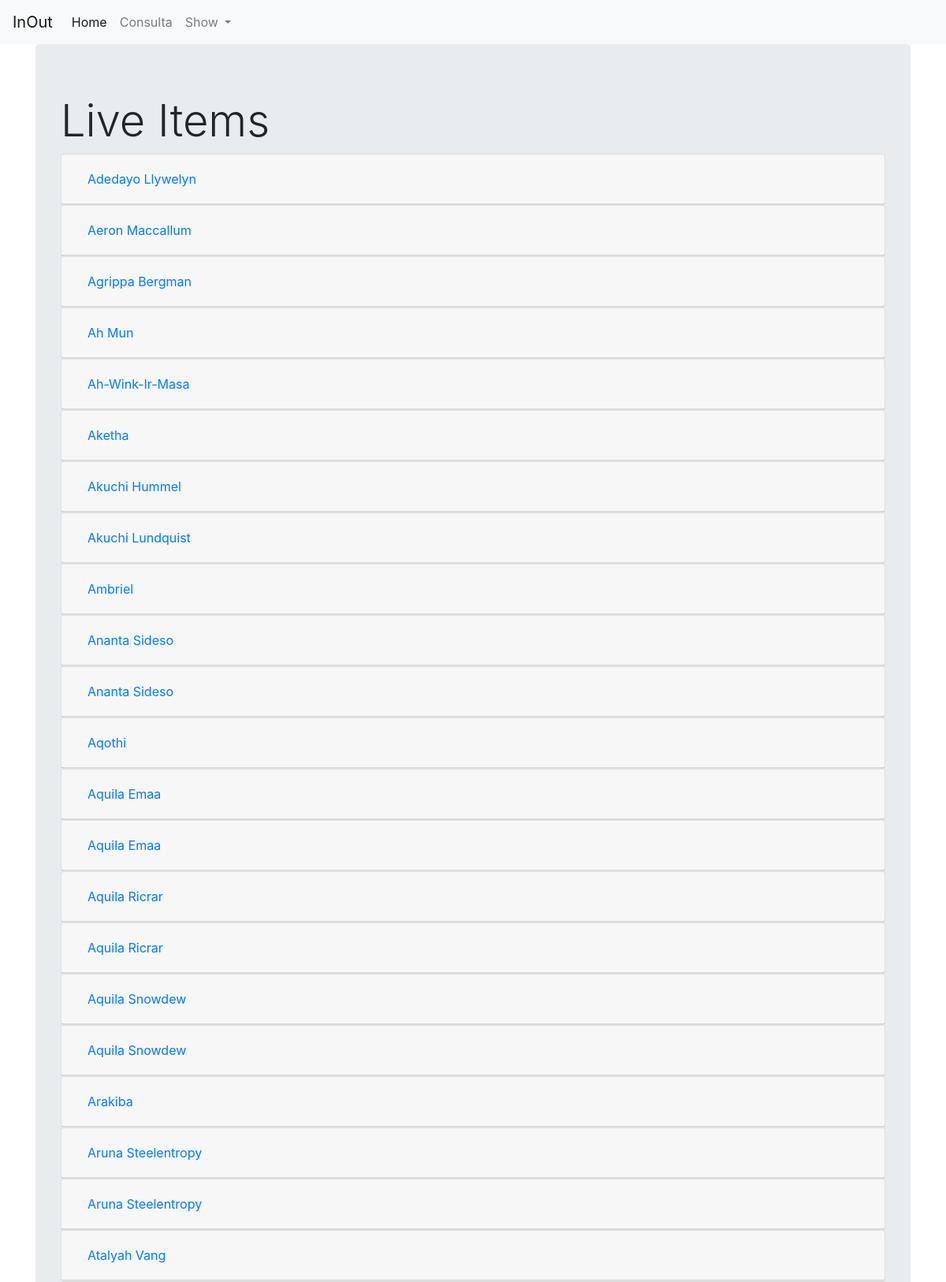
/app/show-live/ (upper part), run on the app's committed database.
### App/models.py (models this page shows, shortened)
class LiveItem(models.Model):
    nombre = models.CharField(max_length=50, blank=True, null=True)
    costo = models.FloatField(blank=True, null=True)
    ganancia = models.FloatField(blank=True, null=True)
    demanda = models.FloatField(blank=True, null=True)
    tiempo_mercado = models.FloatField(blank=True, null=True)
    valor_mercado = models.FloatField(blank=True, null=True)

### App/views.py (the view)
# urls.py: path('show-live/', views.mostrar_live, name='show-live'),
def mostrar_live(request):
    items_live = LiveItem.objects.order_by('nombre')
    cntxt = {
        'itemslive':items_live
    }
    return render(request, 'App/mostrar-live.html', context=cntxt)

### templates/App/mostrar-live.html (shortened to what this page needs)
<!DOCTYPE html>
{% extends "App/base.html" %}
{% block contenido %}
<div class="jumbotron">
  {% if itemslive %}
  <h1 class="display-4">Live Items</h1>
  <div id="accordion1">
    {% for item in itemslive %}
    <div class="card">
      <div class="card-header" id="heading{{ item.pk }}">
        <h4 class="mb-0">
          <button class="btn btn-link" data-toggle="collapse" data-target="#collapse{{ item.pk }}" aria-expanded="true" aria-controls="collapse{{ item.pk }}">
            {{ item.nombre }}
          </button>
        </h4>
      </div>
    </div>
    {% endfor %}
  </div>
  {% else %}
  <h1 class="display-4">No hay contenido por el momento :(</h1>
  {% endif %}
</div>
{% endblock contenido %}

### templates/App/base.html (shortened to what this page needs)
<!DOCTYPE html>
{% load staticfiles %}
<html lang="en">
<head>
  <link rel="stylesheet" href="{% static 'css/bootstrap.min.css' %}">
  <link rel="stylesheet" href="{% static 'css/bootstrap-grid.min.css' %}">
  <link rel="stylesheet" href="{% static 'css/bootstrap-reboot.min.css' %}">
</head>
<body>
  <nav class="navbar navbar-expand-lg navbar-light bg-light">
    <a class="navbar-brand" href="{% url 'home' %}}">InOut</a>
    <div class="collapse navbar-collapse" id="navbarSupportedContent">
      <ul class="navbar-nav mr-auto">
        <li class="nav-item active">
          <a class="nav-link" href="{% url 'home' %}">Home <span class="sr-only">(current)</span></a>
        </li>
        <li class="nav-item">
          <a class="nav-link" href="{% url 'app:consulta' %}">Consulta</a>
        </li>
        <li class="nav-item dropdown">
          <a class="nav-link dropdown-toggle" href="#" id="navbarDropdown" role="button" data-toggle="dropdown" aria-haspopup="true" aria-expanded="false">
            Show
          </a>
        </li>
      </ul>
    </div>
  </nav>
  <section class="container">
    {% block contenido %}
    {% endblock contenido %}
  </section>
</body>
</html>

### data on the page
LiveItem: nombre "Adedayo Llywelyn"
LiveItem: nombre "Aeron Maccallum"
LiveItem: nombre "Agrippa Bergman"
LiveItem: nombre "Ah Mun"
LiveItem: nombre "Ah-Wink-Ir-Masa"
LiveItem: nombre "Aketha"
LiveItem: nombre "Akuchi Hummel"
LiveItem: nombre "Akuchi Lundquist"
LiveItem: nombre "Ambriel"
LiveItem: nombre "Ananta Sideso"
LiveItem: nombre "Ananta Sideso"
LiveItem: nombre "Aqothi"
LiveItem: nombre "Aquila Emaa"
LiveItem: nombre "Aquila Emaa"
LiveItem: nombre "Aquila Ricrar"
LiveItem: nombre "Aquila Ricrar"
LiveItem: nombre "Aquila Snowdew"
LiveItem: nombre "Aquila Snowdew"
LiveItem: nombre "Arakiba"
LiveItem: nombre "Aruna Steelentropy"
LiveItem: nombre "Aruna Steelentropy"
LiveItem: nombre "Atalyah Vang"
